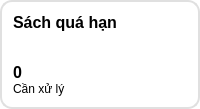
                 <widget class="QWidget" name="verticalWidget_20" native="true">
                  <property name="styleSheet">
                   <string notr="true">QWidget{background-color: #ffffff;
border: 2px solid #E0E0E0;
border-radius: 12px;
}
QLabel{
	border: 0px solid #E0E0E0;
}</string>
                  </property>
                  <layout class="QVBoxLayout" name="verticalLayout_25">
                   <property name="spacing">
                    <number>0</number>
                   </property>
                   <property name="leftMargin">
                    <number>13</number>
                   </property>
                   <property name="topMargin">
                    <number>13</number>
                   </property>
                   <property name="rightMargin">
                    <number>13</number>
                   </property>
                   <property name="bottomMargin">
                    <number>13</number>
                   </property>
                   <item>
                    <layout class="QHBoxLayout" name="horizontalLayout_18">
                     <item>
                      <widget class="QLabel" name="label_88">
                       <property name="font">
                        <font>
                         <family>Segoe UI</family>
                         <pointsize>12</pointsize>
                         <bold>true</bold>
                        </font>
                       </property>
                       <property name="text">
                        <string>Sách quá hạn</string>
                       </property>
                      </widget>
                     </item>
                     <item>
                      <widget class="QPushButton" name="pushButton_28">
                       <property name="maximumSize">
                        <size>
                         <width>39</width>
                         <height>39</height>
                        </size>
                       </property>
                       <property name="styleSheet">
                        <string notr="true">border: 0px;
border-radius: 0px;</string>
                       </property>
                       <property name="text">
                        <string/>
                       </property>
                       <property name="icon">
                        <iconset resource="resource.qrc">
                         <normaloff>:/icons/icons_/overdue.png</normaloff>:/icons/icons_/overdue.png</iconset>
                       </property>
                       <property name="iconSize">
                        <size>
                         <width>35</width>
                         <height>35</height>
                        </size>
                       </property>
                      </widget>
                     </item>
                    </layout>
                   </item>
                   <item>
                    <widget class="QLabel" name="label_90">
                     <property name="font">
                      <font>
                       <family>Segoe UI</family>
                       <pointsize>20</pointsize>
                      </font>
                     </property>
                     <property name="text">
                      <string/>
                     </property>
                    </widget>
                   </item>
                   <item>
                    <widget class="QLabel" name="tong_sach_qua_han_label">
                     <property name="font">
                      <font>
                       <family>Segoe UI</family>
                       <pointsize>12</pointsize>
                       <bold>true</bold>
                      </font>
                     </property>
                     <property name="text">
                      <string>0</string>
                     </property>
                    </widget>
                   </item>
                   <item>
                    <widget class="QLabel" name="label_92">
                     <property name="text">
                      <string>Cần xử lý</string>
                     </property>
                    </widget>
                   </item>
                  </layout>
                 </widget>
